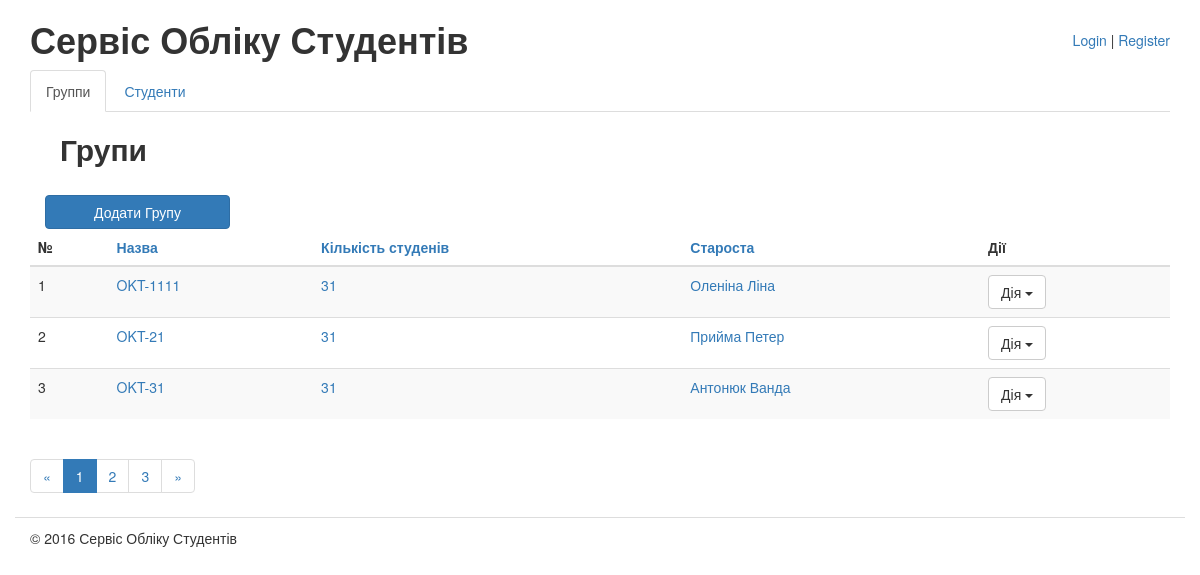
The page / on the database its author committed.
### testdb/models.py (models this page shows, shortened)
class Group(models.Model):
	class Meta(object):
		verbose_name = u"Група"
		verbose_name_plural = u"Групи"
	title = models.CharField(
		max_length=256,
		blank=False,
		verbose_name=u"Назва")
	leader = models.OneToOneField('Student',
		verbose_name=u"Староста",
		blank=False,
		null=True,
		on_delete=models.SET_NULL)
	notes = models.TextField(
        blank=True,
		verbose_name=u"Додаткові нотатки")

class Student(models.Model):
	class Meta(object):
		verbose_name = u"Студент"
		verbose_name_plural = u"Студенти"
	first_name = models.CharField(
		max_length=256,
		blank=False,
		verbose_name=u"Ім'я")
	last_name = models.CharField(
		max_length=256,
		blank=False,
		verbose_name=u"Прізвище")
	middle_name = models.CharField(
		max_length=256,
		blank=True,
		verbose_name=u"По-батькові",
		default='')
	birthday = models.DateField(
        blank=False,
        verbose_name=u"Дата народження",
        null=True)
	photo = models.ImageField(
        blank=True,
        verbose_name=u"Фото",
        null=True)
	student_group = models.ForeignKey('Group',
		verbose_name=u"Група",
		blank=False,
		null=True,
		on_delete=models.PROTECT)
	ticket = models.CharField(
        max_length=256,
        blank=False,
        verbose_name=u"Білет")
	notes = models.TextField(
        blank=True,
		verbose_name=u"Додаткові нотатки")
	def __unicode__(self):
		return u"%s %s" % (self.last_name, self.first_name)

### testdb/views/groups.py (the view)
# urls.py: url(r'^$', 'testdb.views.groups.groups_list', name='home'),
def groups_list(request):
	groups = Group.objects.all()
	order_by = request.GET.get('order_by', '')
	if order_by in ('title', 'leader'):
		groups = groups.order_by(order_by)
		if request.GET.get('reverse', '') == '1':
			groups = groups.reverse()
	paginator = Paginator(groups, 3)
	page = request.GET.get('page')
	try:
		groups = paginator.page(page)
	except PageNotAnInteger:
		groups = paginator.page(1)
	except EmptyPage:
		groups = paginator.page(paginator.num_pages)
	return render(request, 'students/groups_list.html', {'groups': groups})

### testdb/templates/students/groups_list.html (shortened to what this page needs)
{% extends "students/base.html" %}
{% load static from staticfiles %}
{% block title %}Групи{% endblock title %}
{% block content %}
					<div class="col-xs-12">
						<a class="btn btn-primary col-xs-2" href="{% url "groups_add" %}">Додати Групу</a>
					</div>
					<table class="table table-hover table-striped">
						{% with order_by=request.GET.order_by reverse=request.GET.reverse %}
						<thead>
							<tr>
								<th>№</th>
								<th><a href="{% url "home" %}?order_by=title
									{% if request.GET.order_by == 'title' and request.GET.reverse != '1' %}&amp;reverse=1{% endif %}">
									Назва
									</a>
								</th>
								<th><a href="{% url "home" %}?order_by=amount
									{% if request.GET.order_by == 'amount' and request.GET.reverse != '1' %}&amp;reverse=1{% endif %}">
									Кількість студенів
									</a>
								</th>
								<th><a href="{% url "home" %}?order_by=leader
									{% if request.GET.order_by == 'leader' and request.GET.reverse != '1' %}&amp;reverse=1{% endif %}">
									Староста
									</a>
								</th>
								<th>Дії</th>
							</tr>
						</thead>
						{% endwith %}
						<tbody>
							{% for group in groups %}
							<tr>
								<td>{{ forloop.counter }}</td>
								<td><a titel="Редагувати" href="{% url "groups_edit" group.id %}">{{ group.title }}</a></td>
								<td><a titel="Редагувати" href="{% url "groups_edit" group.id %}">31</a></td>
								<td><a title="Редагувати" href="{% url "groups_edit" group.id %}">{{ group.leader }}</a></td>
								<td>
									<div class="dropdown">
										<button class="btn btn-default dropdown-toggle" 	type="button" data-toggle="dropdown">Дія
											<span class="caret"></span>
										</button>
									</div>
								</td>
							</tr>
							{% endfor %}
						</tbody>
					</table>
					{% include "includes/pagination.html" %}
{% endblock content %}

### testdb/static/css/main.css (style rules this page uses)
.btn-primary { margin-top: 20px; }

### rows shown on the page
Group: title "OKT-1111", leader "Оленіна Ліна"
Group: title "OKT-21", leader "Прийма Петер"
Group: title "OKT-31", leader "Антонюк Ванда"

### other values the page prints
{{ p }} "1" "2" "3"
